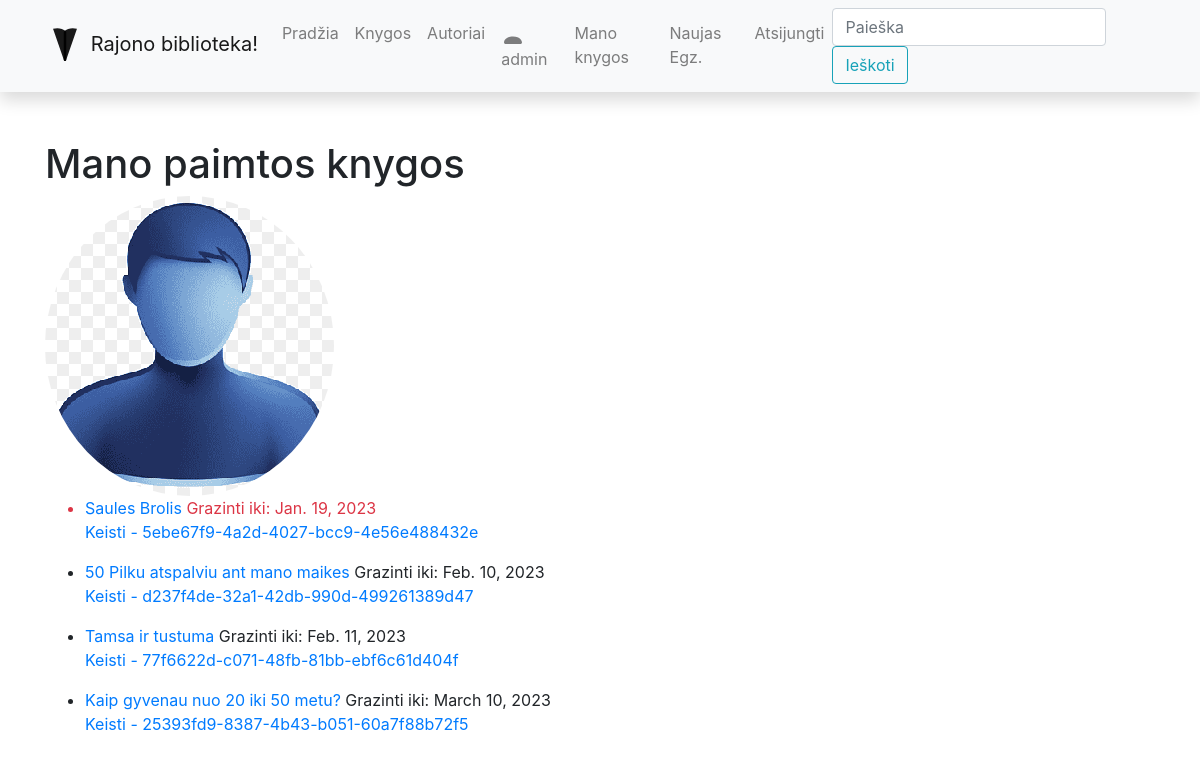
Screenshot of /library/mybooks/ (signed in) with the database file from the repository.
### library/models.py (models this page shows, shortened)
class Profilis(models.Model):
    user = models.OneToOneField(User, on_delete=models.CASCADE)  # susieja vienas su vienu django Modeli USER
    nuotrauka = models.ImageField(default='default.png', upload_to='profile_pics')

class BookInstance(models.Model):
    id = models.UUIDField(primary_key=True, default=uuid.uuid4, help_text='Unikalus knygos kopijos ID')
    book = models.ForeignKey('Book', on_delete=models.SET_NULL, null=True)
    due_back = models.DateField('Bus prieinama', null=True, blank=True)
    LOAN_STATUS = (
        ('a', 'Administruojama'),
        ('p', 'Paimta'),
        ('g', 'Galima paimti'),
        ('r', 'Rezervuota')
    )
    status = models.CharField(
        max_length=1,
        choices=LOAN_STATUS,
        blank=True,
        default='a',
        help_text='Status'
    )
    reader = models.ForeignKey(User, on_delete=models.SET_NULL, null=True, blank=True)
    @property
    def is_overdue(self):
        if self.due_back and date.today() > self.due_back:
            return True
        else:
            return False
    class Meta:
        ordering = ['due_back']

class Book(models.Model):
    title = models.CharField('Pavadinimas', max_length=200)
    author = models.ForeignKey('Author', on_delete=models.SET_NULL, null=True, related_name='books')
    summary = models.TextField('Aprasymas', max_length=1000, help_text='Trumpas knygos aprasymas')
    isbn = models.CharField('ISBN', max_length=13)
    genre = models.ManyToManyField(Genre, help_text='Isrinkite zanra knygai')
    cover = models.ImageField('Virselis', upload_to='covers', null=True, blank=True)
    def display_genre(self):
        return '; '.join([genre.name for genre in self.genre.all()])
    display_genre.short_description = 'Zanras'
    class Meta:
        verbose_name = "Knyga"
        verbose_name_plural = "Knygos"

### library/views.py (the view)
# urls.py: path('mybooks/', views.LoanedBooksByUserListView.as_view(), name='my-borrowed'),
class LoanedBooksByUserListView(LoginRequiredMixin, generic.ListView):  # Paveldime is dvieju klasiu!
    model = BookInstance  # gausime context={'bookinstance_list': BookInstance}
    template_name = 'user_books.html'
    def get_queryset(self):
        return BookInstance.objects.filter(reader=self.request.user).filter(status__exact='p').order_by('due_back')

### library/templates/user_books.html
{% extends "base.html" %}
{% block content %}
<h1>Mano paimtos knygos</h1>
<img src="{{user.profilis.nuotrauka.url}}" class="rounded-circle account-mg">
{% if bookinstance_list %}
<ul>
    {% for bookinstance_obj in bookinstance_list %}
        <li class="{% if bookinstance_obj.is_overdue %}text-danger{%endif%}">
            <a href="{% url 'book-detail' bookinstance_obj.book.pk %}">{{bookinstance_obj.book.title}}</a>
            Grazinti iki: {{bookinstance_obj.due_back}}
            <p><a href="{% url 'my-book' bookinstance_obj.id %}"> Keisti - {{bookinstance_obj.id}}</a></p>
        </li>
    {%endfor%}
</ul>
{%else%}
<p>Siuo metu nesate paeme jokiu knygu</p>
{%endif%}
{% endblock %}

### library/templates/base.html (shortened to what this page needs)
<!DOCTYPE html>
<html lang="en">
<head>
    <link
            rel="stylesheet"
            href="https://stackpath.bootstrapcdn.com/bootstrap/4.1.3/css/bootstrap.min.css"
    />
    <link
            rel="stylesheet"
            href="https://cdnjs.cloudflare.com/ajax/libs/font-awesome/4.7.0/css/font-awesome.min.css"
    />
    {% load static %}
    <link rel="stylesheet" href="{% static 'css/styles.css' %}"/>
</head>
<body>
<nav
        class="navbar navbar-expand-lg navbar-light bg-light static-top mb-5 shadow"
>
    <div class="container">
        <a class="navbar-brand" href="#">
            Rajono biblioteka!</a
        >
        <div class="collapse navbar-collapse" id="navbarResponsive">
            <ul class="navbar-nav ml-auto">
                <li class="nav-item">
                    <a class="nav-link" href="{% url 'index' %}">Pradžia</a>
                </li>
                <li class="nav-item">
                    <a class="nav-link" href="{% url 'books' %}">Knygos</a>
                </li>
                <li class="nav-item">
                    <a class="nav-link" href="{% url 'authors' %}">Autoriai</a>
                </li>
                {% if user.is_authenticated%}
                <li class="nav-item"><a class="nav-link" href="{% url 'profilis'%}">
                    {{ user.get_username }}</a></li>
                <li class="nav-item"><a class="nav-link" href="{% url 'my-borrowed' %}">Mano knygos</a></li>
                <li class="nav-item"><a class="nav-link" href="{% url 'my-borrowed-new' %}">Naujas Egz.</a></li>
                <li class="nav-item"><a class="nav-link" href="{% url 'logout'%}">Atsijungti</a></li>
                {% endif %}
            </ul>
            <form
                    class="form-inline my-2 my-lg-0"
                    action="{% url 'search' %}"
                    method="get"
            >
                <input
                        class="form-control mr-sm-2"
                        type="search"
                        placeholder="Paieška"
                        aria-label="Search"
                        name="query"
                />
                <button class="btn btn-outline-info my-2 my-sm-0" type="submit">
                    Ieškoti
                </button>
            </form>
        </div>
    </div>
</nav>
<div class="container">{% block content %}{% endblock %}</div>
</body>
</html>

### rows the page displays
BookInstance: book "Saules Brolis", due_back "Jan. 19, 2023", id "5ebe67f9-4a2d-4027-bcc9-4e56e488432e"
BookInstance: book "50 Pilku atspalviu ant mano maikes", due_back "Feb. 10, 2023", id "d237f4de-32a1-42db-990d-499261389d47"
BookInstance: book "Tamsa ir tustuma", due_back "Feb. 11, 2023", id "77f6622d-c071-48fb-81bb-ebf6c61d404f"
BookInstance: book "Kaip gyvenau nuo 20 iki 50 metu?", due_back "March 10, 2023", id "25393fd9-8387-4b43-b051-60a7f88b72f5"

### other values shown
{{ user.get_username }} "admin"
